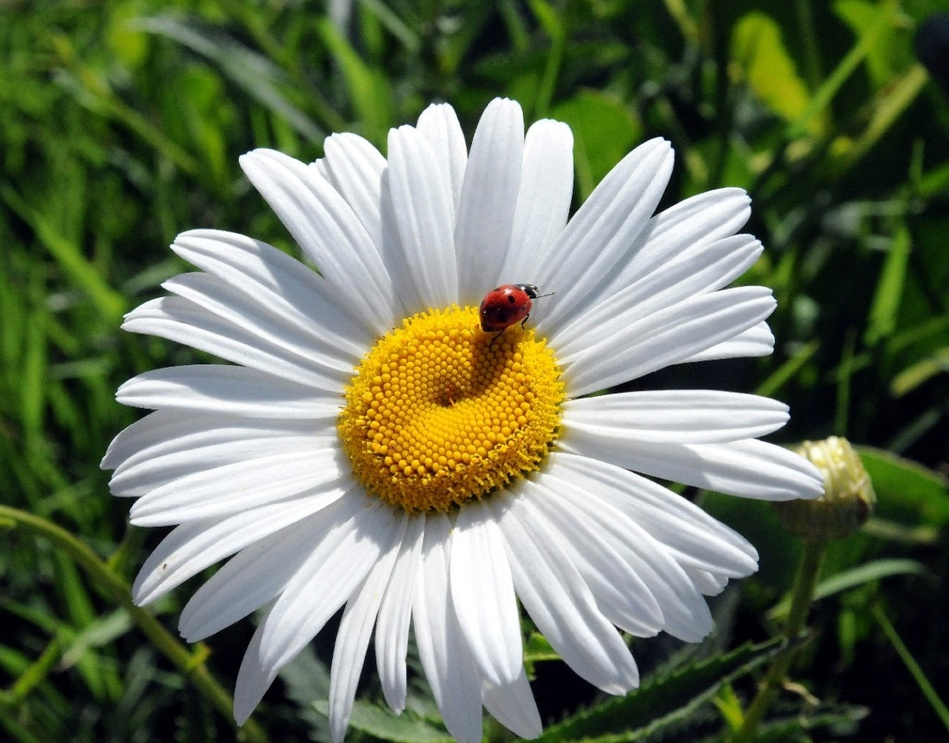
#> input picture img/daisy.jpg, 949 x 743 px, shrunk from 1140 x 893 before the run
$ python 1.py
#> lines starting #> are read from the running program, lines starting #| are printed output that depends on the picture
import numpy as np
import cv2

daisy = cv2.imread("img/daisy.jpg", 1)
#> daisy is the input picture: shape (743, 949, 3); mean B, G, R 90.2, 115.7, 105.6
cv2.imshow("Daisy", daisy)
cv2.moveWindow("Daisy",0,0)
print(daisy.shape)
#| (743, 949, 3)
height,width,channels = daisy.shape
#> height = 743; width = 949; channels = 3

b,g,r = cv2.split(daisy)
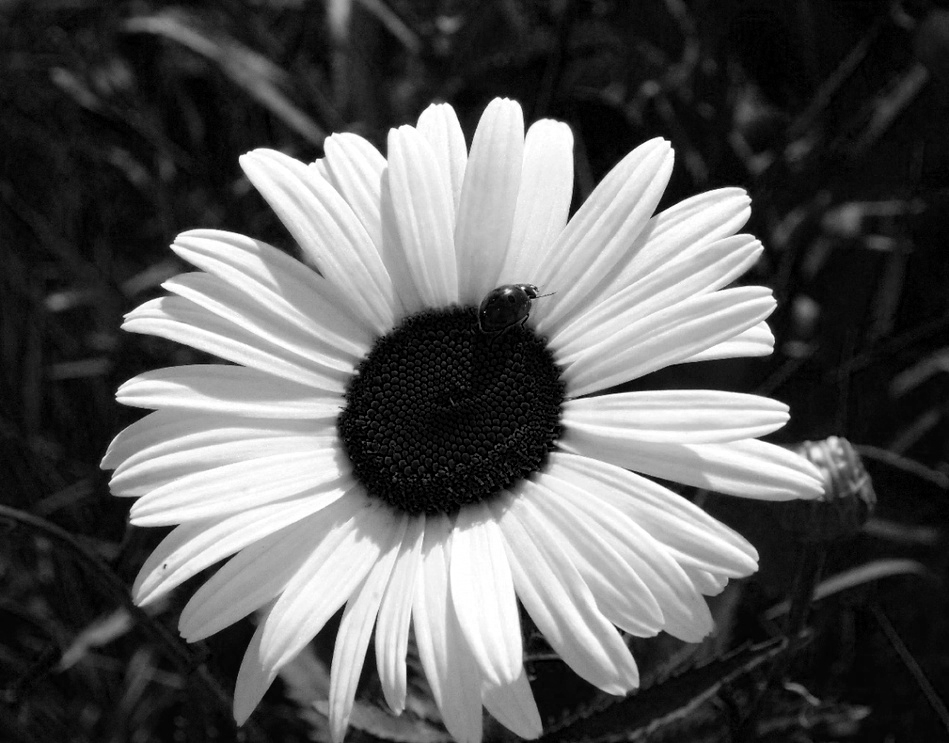
#> b: shape (743, 949); min 0, max 255, mean 90.2
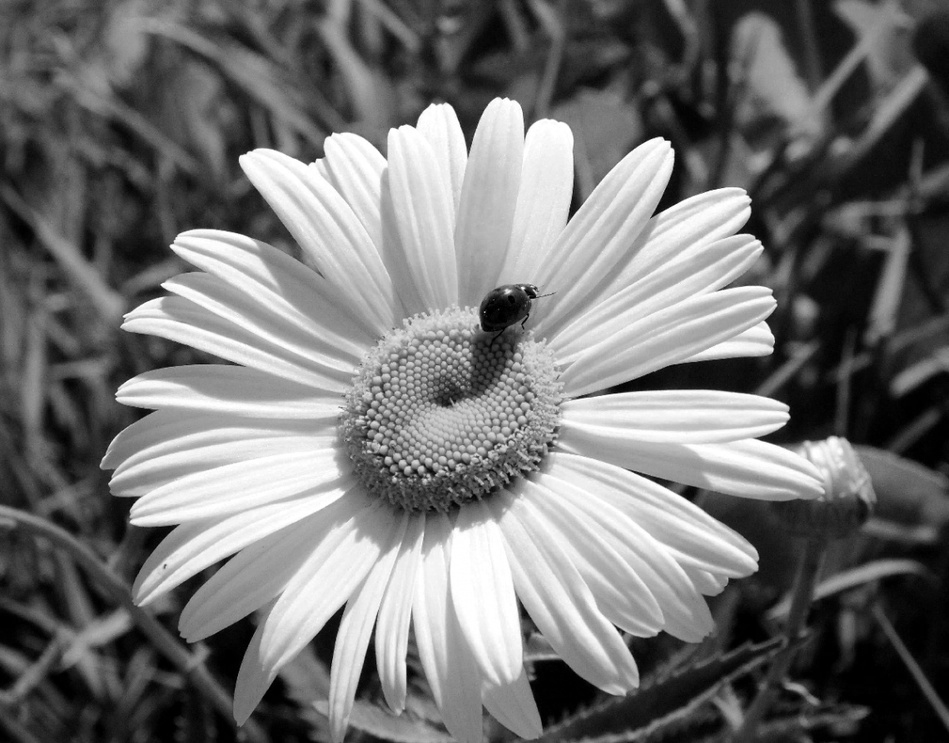
#> g: shape (743, 949); min 0, max 255, mean 115.7
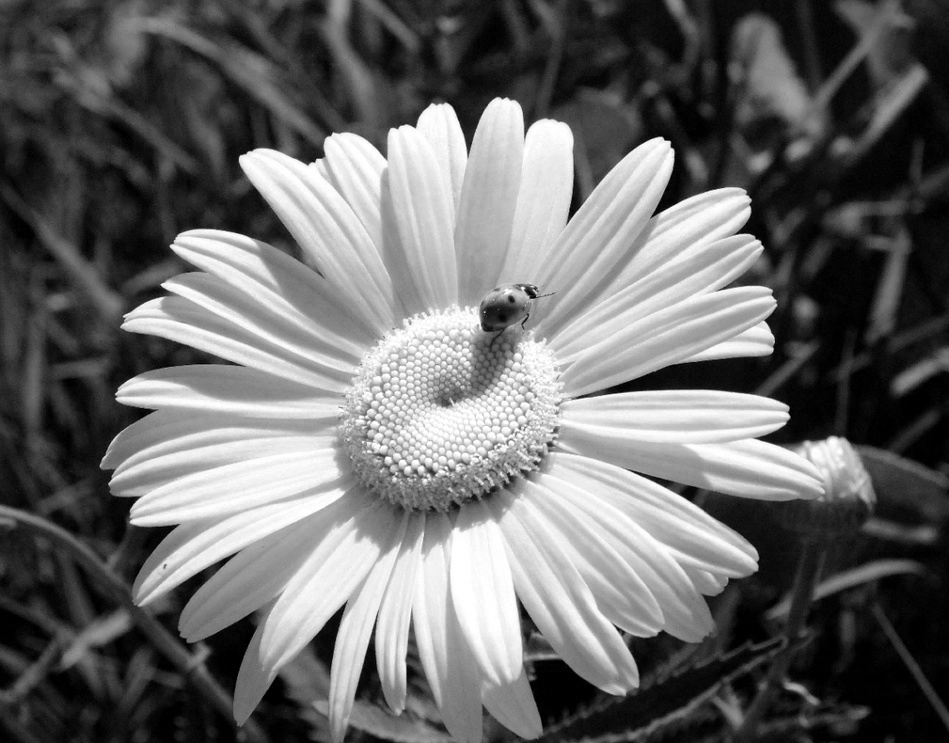
#> r: shape (743, 949); min 0, max 255, mean 105.6
rgb_split = np.empty([height,width*3, 3], 'uint8')

rgb_split[:, 0:width] = cv2.merge([b,b,b])
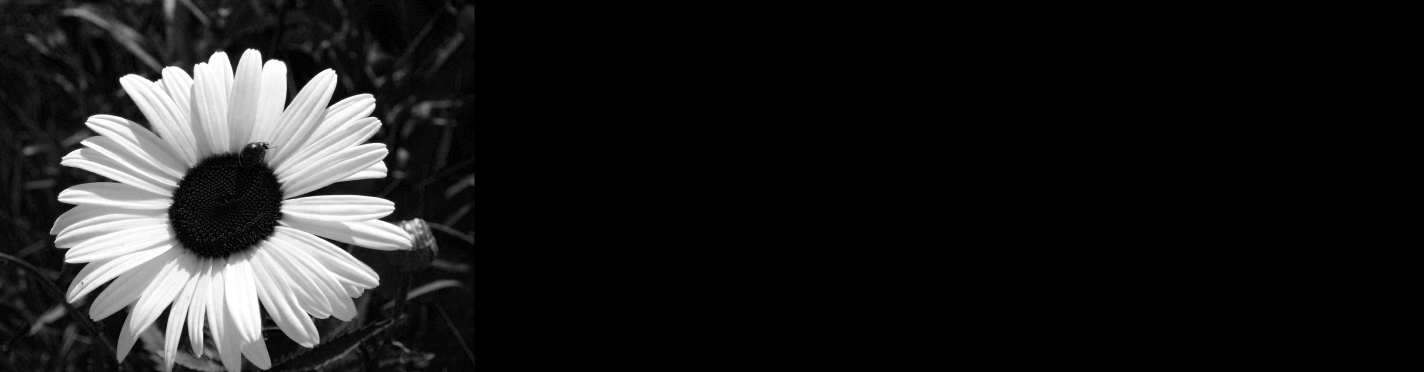
#> rgb_split: shape (743, 2847, 3) (shown at 1/2 size); min 0, max 255, mean 30.1
rgb_split[:, width:width*2] = cv2.merge([g,g,g])
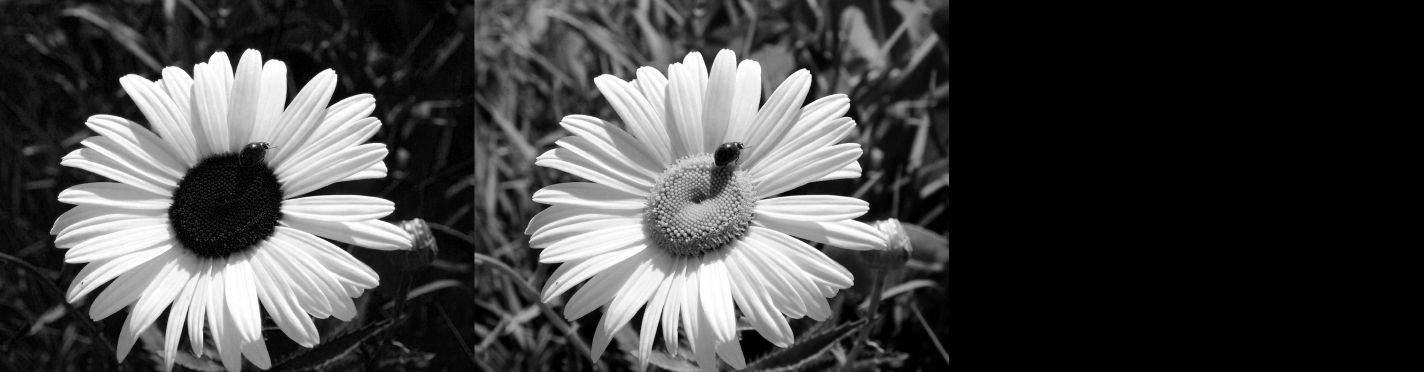
#> rgb_split: shape (743, 2847, 3) (shown at 1/2 size); min 0, max 255, mean 68.6
rgb_split[:, width*2:width*3] = cv2.merge([r,r,r])
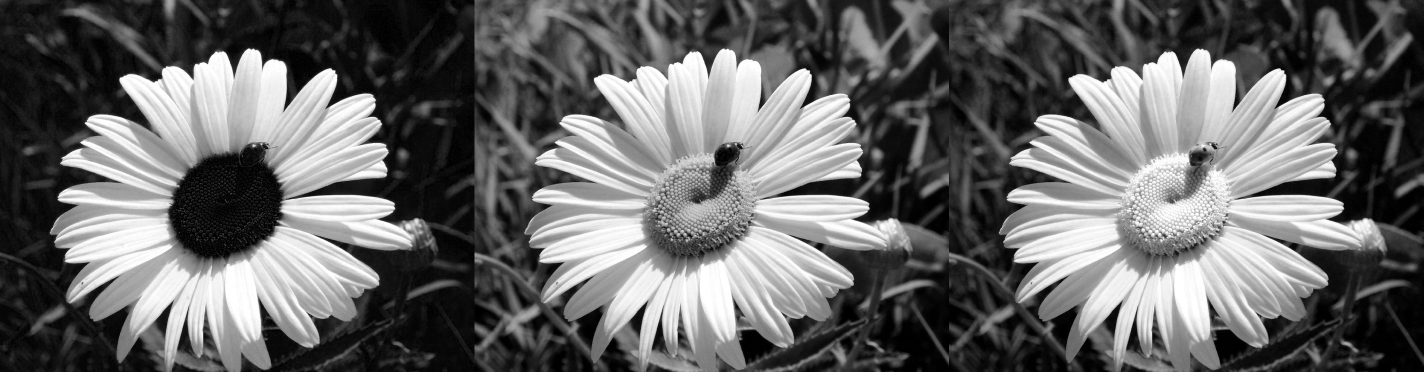
#> rgb_split: shape (743, 2847, 3) (shown at 1/2 size); min 0, max 255, mean 103.8

cv2.imshow("Channels", rgb_split)
cv2.moveWindow("Channels", 0, height)

cv2.waitKey(0)
cv2.destroyAllWindows()

$ run again, with img/faces.jpg copied over img/daisy.jpg
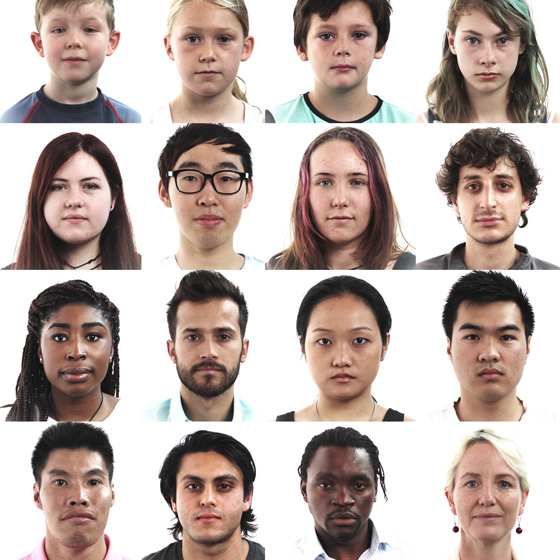
#> input picture img/faces.jpg, 560 x 560 px
#> daisy is the input picture: shape (560, 560, 3); mean B, G, R 170.8, 176.8, 191.6
#| (560, 560, 3)
#> `b,g,r = cv2.split(daisy)`:
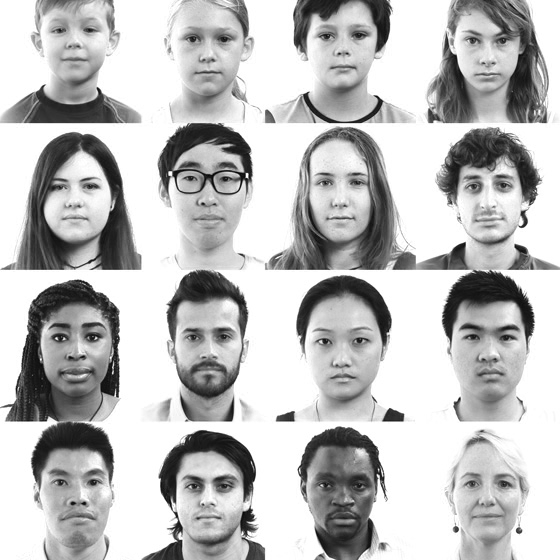
#> r: shape (560, 560); min 4, max 255, mean 191.6
#> `rgb_split[:, width*2:width*3] = cv2.merge([r,r,r])`:
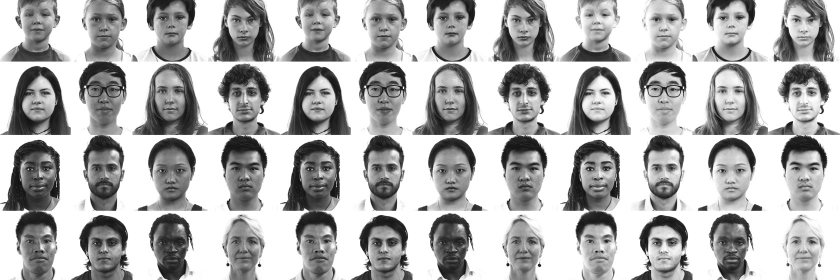
#> rgb_split: shape (560, 1680, 3) (shown at 1/2 size); min 0, max 255, mean 179.7
